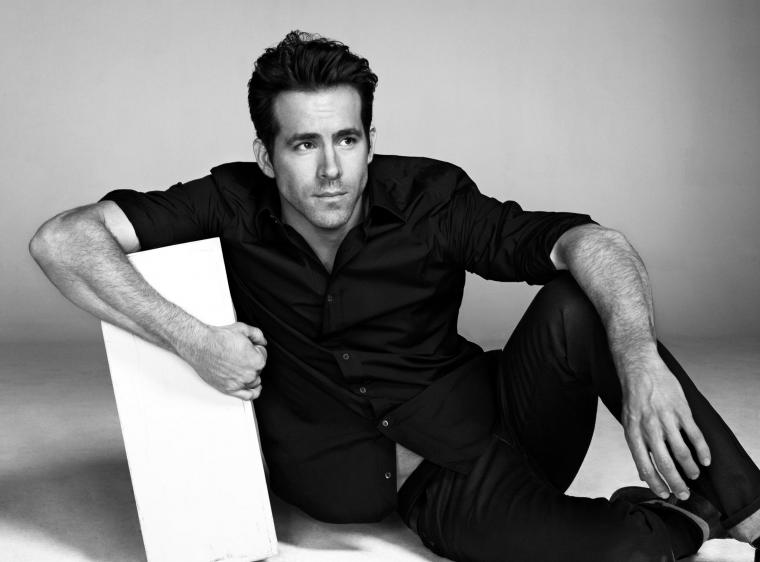
#> input picture HOG/xYjKoa.jpg, 760 x 562 px
$ jupyter execute --allow-errors 'Hog features collection and image presentation .ipynb'   (shell and % lines are left out)   (older library calls are emulated)
#> lines starting #> are read from the running program, lines starting #| are printed output that depends on the picture
[cell 1]
from skimage import data , feature
import matplotlib.pyplot as plt

[cell 2]
img = plt.imread('./xYjKoa.jpg')
#> img is the input picture: shape (562, 760, 3); min 0, max 255, mean 122.6
plt.imshow(img)

[cell 3]
vectors , hog_image = feature.hog(img , orientations=9 ,pixels_per_cell=(8, 8), cells_per_block=(2, 2),block_norm='L2',
    visualize=True,multichannel=True , channel_axis=2)
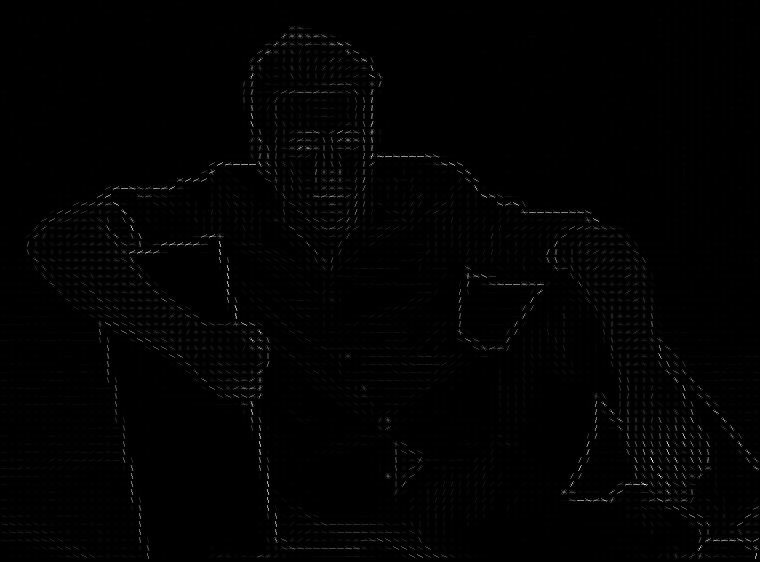
#> hog_image: shape (562, 760) float64; min 0, max 86.31, mean 0.7; drawn with min black and max white

[cell 4]
plt.figure(figsize = (13,13))
plt.subplot(1,2,1)
plt.imshow(img)
plt.xticks([])
plt.yticks([])
plt.title("original image")
plt.subplot(1,2,2)
plt.imshow(hog_image)
plt.xticks([])
plt.yticks([])
plt.title('Hog_image')
plt.show()
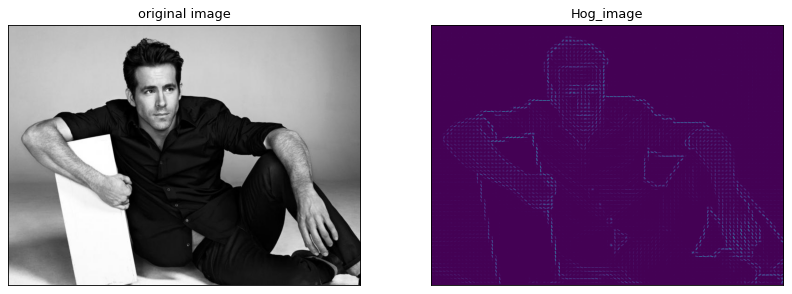
#> figure drawn by matplotlib, 2 panels

[cell 5]
vectors

[cell 6]
len(vectors)
#> Out = 233496
